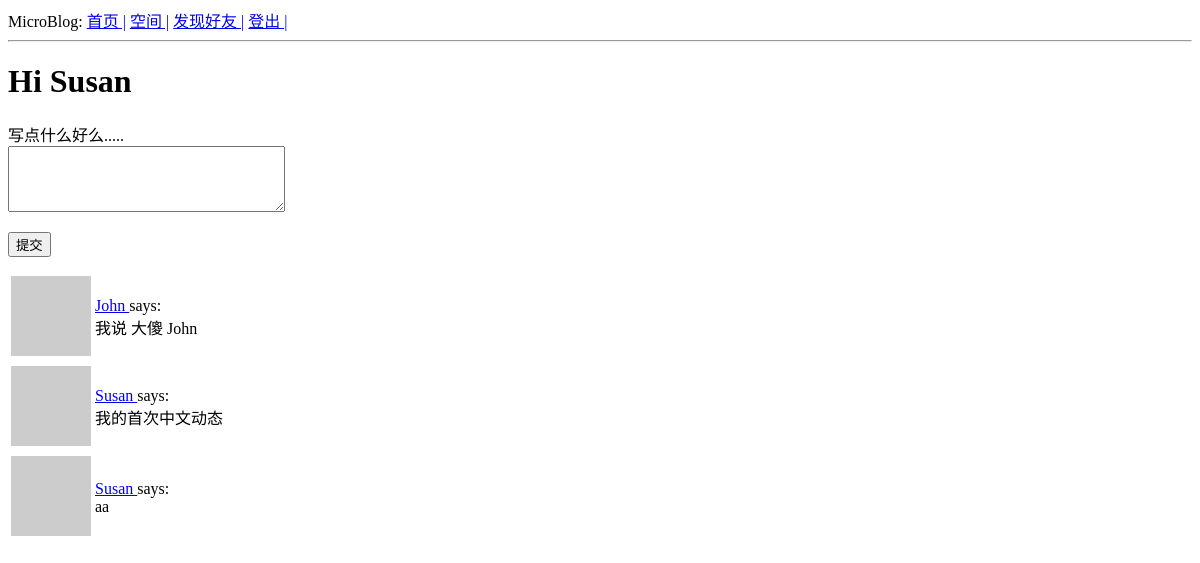
The page /index (signed in) on the database as committed earlier.
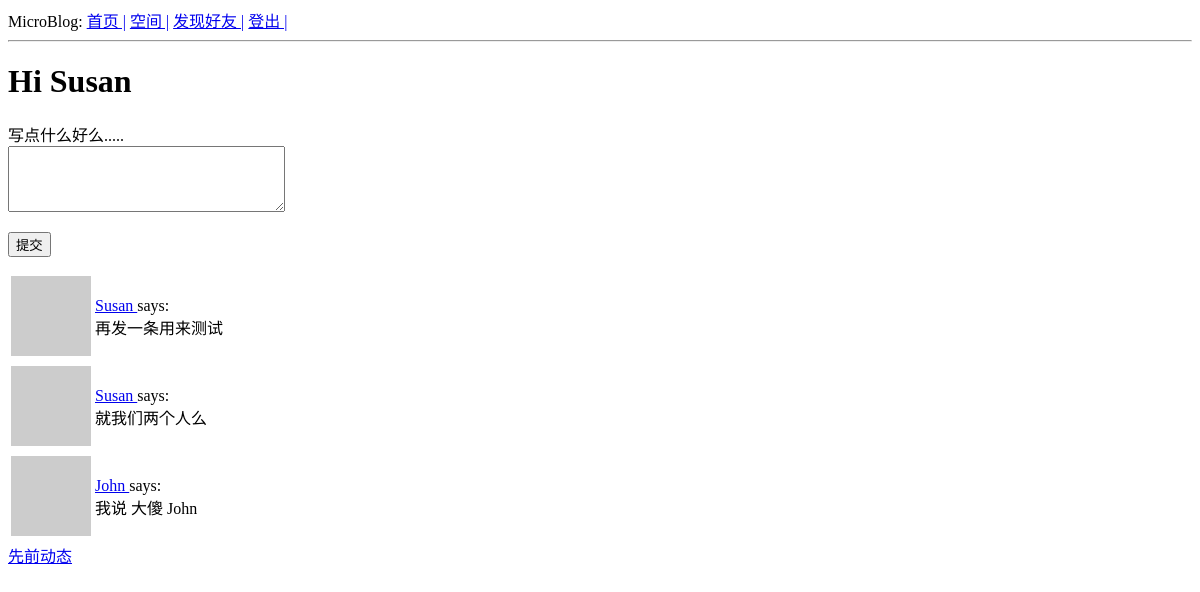
The same page on the database as committed later.
### app/models.py (models this page shows, shortened)
class Post(db.Model):
    id = db.Column(db.Integer, primary_key=True)
    body = db.Column(db.String(140))
    timestamp = db.Column(db.DateTime, index=True, default=datetime.utcnow)
    user_id = db.Column(db.Integer, db.ForeignKey('user.id'))

class User(UserMixin,db.Model):
    id = db.Column(db.Integer,primary_key=True)
    username = db.Column(db.String(64), index=True, unique=True)
    email = db.Column(db.String(120), index=True, unique=True)
    password_hash = db.Column(db.String(128))
    about_me = db.Column(db.String(140))
    last_seen = db.Column(db.DateTime, default=datetime.utcnow)
    posts = db.relationship('Post', backref='author', lazy='dynamic')
    followed = db.relationship(
            'User',secondary=followers,
            primaryjoin=(followers.c.follower_id == id),
            secondaryjoin=(followers.c.followed_id == id),
            backref = db.backref('followers', lazy='dynamic'), lazy='dynamic'
            )
    def avatar(self ,size):
        digest = md5(self.email.lower().encode('utf-8')).hexdigest()
        return 'https://www.gravatar.com/avatar/{}?d=wavatar&s={}'.format(digest, size)
    def followed_posts(self):
        followed =  Post.query.join(followers, (followers.c.followed_id == Post.user_id)).filter                    (followers.c.follower_id == self.id)
        own = Post.query.filter_by(user_id=self.id)
        return followed.union(own).order_by(Post.timestamp.desc())

### app/routes.py (the view)
@app.route('/',methods=['GET','POST'])
@app.route('/index', methods=['GET','POST'])
@login_required
def index():
    form = PostForm()
    if form.validate_on_submit():
        post = Post(body=form.post.data, author=current_user)
        db.session.add(post)
        db.session.commit()
        flash("您的动态已经更新")
        return redirect(url_for('index'))
    page = request.args.get('page', 1 , type=int)
    posts = current_user.followed_posts().paginate(
            page,app.config['POST_PRE_PAGE'],False)
    next_url = url_for('index',page=posts.next_num) if posts.has_next else None
    prev_url = url_for('index',page=posts.prev_num) if posts.has_prev else None
    return render_template('index.html',title='Home',posts=posts.items,form=form, next_url=next_url, prev_url=prev_url)

### app/forms.py
class PostForm(FlaskForm):
    post = TextAreaField('写点什么好么.....', validators=[DataRequired(), Length(min=1, max=140)])
    submit = SubmitField('提交')

### app/models.py (called while the page is built)
@login.user_loader
def load_user(id):
    return User.query.get(int(id))

### app/routes.py (called while the page is built)
@app.before_request
def before_request():
    if current_user.is_authenticated:
        current_user.last_seen = datetime.utcnow()
        db.session.commit()

### app/templates/index.html (shortened to what this page needs)
{% extends "base.html" %}
{% block content %}
<h1>Hi {{ current_user.username }}</h1>
{% if form %}
<form action="" method="post">
	<p>
	{{ form.post.label }}<br>
	{{ form.post(cols=32, rows=4) }}<br>
	</p>
	<p>{{ form.submit() }}</p>
</form>
{% endif %}
{% for post in posts %}
	{% include '_post.html' %}
{% endfor %}
{% if next_url %}
	<a href="{{ next_url }}"> 先前动态</a>
{% endif %}
{% endblock %}

### app/templates/_post.html
<table>
	<tr vliagn="top">
		<td> <img src="{{ post.author.avatar(36)}}" alt=""></td>
		<td>
			<a href="{{ url_for('user',username=post.author.username ) }}">{{ post.author.username  }} </a>
			says:<br>{{ post.body }}
		</td>
	</tr>
</table>

Rows that differ between the two databases and show on the page:
no longer on this page (row unchanged): Post: author.username "Susan", body "我的首次中文动态"
no longer on this page (row unchanged): Post: author.username "Susan", body "aa"
added Post: author.username "Susan", body "再发一条用来测试"
added Post: author.username "Susan", body "就我们两个人么"
Other text that changed with them:
text now shown: "先前动态"
